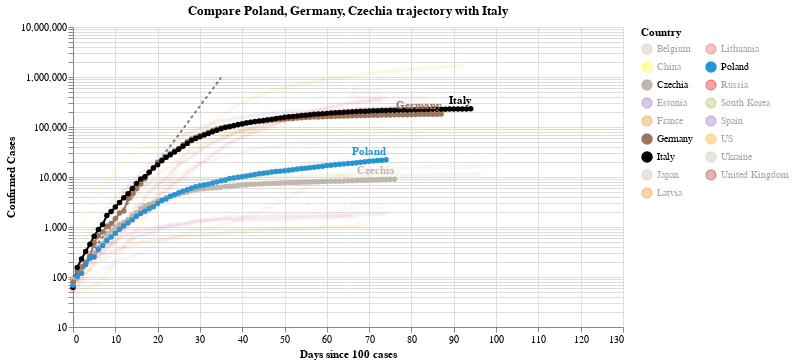

Write notebook code for a chart like this one.
### Code cell
#hide_input
chart2 = make_since_chart(dff2,['Poland', 'Germany', 'Czechia'], baseline_countries)
chart2

### Figure 1 — Vega-Lite specification as saved in the notebook (floating-point values rounded to 4 significant figures; data arrays with more than 128 entries replaced by an {"elided": "..."} marker saying what was removed)
{"config": {"view": {"continuousWidth": 400, "continuousHeight": 300}}, "layer": [{"data": {"name": "data-628230001892d6798b50651be41d1b3e"}, "mark": {"type": "line", "color": "black", "opacity": 0.5, "strokeDash": [3, 3]}, "encoding": {"x": {"type": "quantitative", "field": "Days since 100 cases"}, "y": {"type": "quantitative", "field": "Confirmed Cases"}}}, {"data": {"name": "data-7daa78f1cc2363a3665cee1959608392"}, "mark": {"type": "line", "point": true}, "encoding": {"color": {"type": "nominal", "field": "Country", "legend": {"columns": 2}, "scale": {"domain": ["Belgium", "China", "Czechia", "Estonia", "France", "Germany", "Italy", "Japan", "Latvia", "Lithuania", "Poland", "Russia", "South Korea", "Spain", "US", "Ukraine", "United Kingdom"], "range": ["#C1B7AD", "yellow", "#C1B7AD", "#9467bd", "#F58518", "#9D755D", "black", "#C1B7AD", "#F58518", "#E45756", "#2495D3", "red", "#A1BA59", "#9467bd", "orange", "#C1B7AD", "brown"]}}, "opacity": {"condition": {"value": 1, "selection": "selector002"}, "value": 0.05}, "tooltip": [{"type": "nominal", "field": "Country"}, {"type": "temporal", "field": "Date"}, {"type": "quantitative", "field": "Confirmed Cases"}, {"type": "quantitative", "field": "Days since 100 cases"}], "x": {"type": "quantitative", "field": "Days since 100 cases"}, "y": {"type": "quantitative", "field": "Confirmed Cases", "scale": {"type": "log"}}}, "selection": {"selector002": {"type": "multi", "fields": ["Country"], "bind": "legend", "init": [{"Country": "Poland"}, {"Country": "Germany"}, {"Country": "Czechia"}, {"Country": "Italy"}]}}, "width": 550}, {"data": {"name": "data-7daa78f1cc2363a3665cee1959608392"}, "mark": {"type": "text", "align": "right", "dy": -8, "fontWeight": "bold"}, "encoding": {"color": {"type": "nominal", "field": "Country", "legend": {"columns": 2}, "scale": {"domain": ["Belgium", "China", "Czechia", "Estonia", "France", "Germany", "Italy", "Japan", "Latvia", "Lithuania", "Poland", "Russia", "South Korea", "Spain", "US", "Ukraine", "United Kingdom"], "range": ["#C1B7AD", "yellow", "#C1B7AD", "#9467bd", "#F58518", "#9D755D", "black", "#C1B7AD", "#F58518", "#E45756", "#2495D3", "red", "#A1BA59", "#9467bd", "orange", "#C1B7AD", "brown"]}}, "opacity": {"condition": {"value": 1, "selection": "selector002"}, "value": 0.05}, "text": {"type": "nominal", "field": "Country"}, "tooltip": [{"type": "nominal", "field": "Country"}, {"type": "temporal", "field": "Date"}, {"type": "quantitative", "field": "Confirmed Cases"}, {"type": "quantitative", "field": "Days since 100 cases"}], "x": {"type": "quantitative", "field": "Days since 100 cases"}, "y": {"type": "quantitative", "field": "Confirmed Cases", "scale": {"type": "log"}}}, "transform": [{"filter": "(datum['Date'] >= 1590451200000)"}], "width": 550}], "title": "Compare Poland, Germany, Czechia trajectory with Italy", "$schema": "https://vega.github.io/schema/vega-lite/v4.0.2.json", "datasets": {"data-628230001892d6798b50651be41d1b3e": [{"Days since 100 cases": 0, "Confirmed Cases": 100.0}, {"Days since 100 cases": 1, "Confirmed Cases": 130.0}, {"Days since 100 cases": 2, "Confirmed Cases": 169.0}, {"Days since 100 cases": 3, "Confirmed Cases": 219.7}, {"Days since 100 cases": 4, "Confirmed Cases": 285.6}, {"Days since 100 cases": 5, "Confirmed Cases": 371.3}, {"Days since 100 cases": 6, "Confirmed Cases": 482.7}, {"Days since 100 cases": 7, "Confirmed Cases": 627.5}, {"Days since 100 cases": 8, "Confirmed Cases": 815.7}, {"Days since 100 cases": 9, "Confirmed Cases": 1060.0}, {"Days since 100 cases": 10, "Confirmed Cases": 1379.0}, {"Days since 100 cases": 11, "Confirmed Cases": 1792.0}, {"Days since 100 cases": 12, "Confirmed Cases": 2330.0}, {"Days since 100 cases": 13, "Confirmed Cases": 3029.0}, {"Days since 100 cases": 14, "Confirmed Cases": 3937.0}, {"Days since 100 cases": 15, "Confirmed Cases": 5119.0}, {"Days since 100 cases": 16, "Confirmed Cases": 6654.0}, {"Days since 100 cases": 17, "Confirmed Cases": 8650.0}, {"Days since 100 cases": 18, "Confirmed Cases": 11250.0}, {"Days since 100 cases": 19, "Confirmed Cases": 14620.0}, {"Days since 100 cases": 20, "Confirmed Cases": 19000.0}, {"Days since 100 cases": 21, "Confirmed Cases": 24710.0}, {"Days since 100 cases": 22, "Confirmed Cases": 32120.0}, {"Days since 100 cases": 23, "Confirmed Cases": 41750.0}, {"Days since 100 cases": 24, "Confirmed Cases": 54280.0}, {"Days since 100 cases": 25, "Confirmed Cases": 70560.0}, {"Days since 100 cases": 26, "Confirmed Cases": 91730.0}, {"Days since 100 cases": 27, "Confirmed Cases": 119300.0}, {"Days since 100 cases": 28, "Confirmed Cases": 155000.0}, {"Days since 100 cases": 29, "Confirmed Cases": 201500.0}, {"Days since 100 cases": 30, "Confirmed Cases": 262000.0}, {"Days since 100 cases": 31, "Confirmed Cases": 340600.0}, {"Days since 100 cases": 32, "Confirmed Cases": 442800.0}, {"Days since 100 cases": 33, "Confirmed Cases": 575600.0}, {"Days since 100 cases": 34, "Confirmed Cases": 748300.0}, {"Days since 100 cases": 35, "Confirmed Cases": 972800.0}], "data-7daa78f1cc2363a3665cee1959608392": {"elided": "1448 records"}}}
